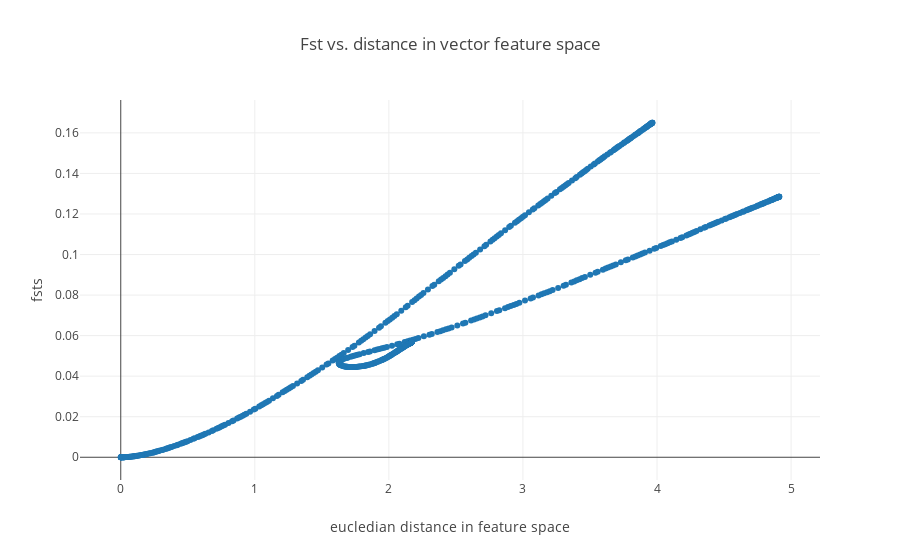

The notebook cell this image was saved under:
### Code cell
fig_data= [go.Scatter(
x= Distances_crawl,
y= Fsts_crawl,
mode= 'markers',
name= 'fst vs distances'
)
]

layout = go.Layout(
    title= 'Fst vs. distance in vector feature space',
    yaxis=dict(
        title='fsts'),
    xaxis=dict(
        title='eucledian distance in feature space')
)

fig= go.Figure(data=fig_data, layout=layout)
iplot(fig)

### Figure 1 — Plotly figure (JSON) as saved in the notebook; plotly's stock layout.template omitted (floating-point values rounded to 4 significant figures; data arrays with more than 128 entries replaced by an {"elided": "..."} marker saying what was removed)
{"data": [{"mode": "markers", "name": "fst vs distances", "type": "scatter", "uid": "92db9aaf-9c3e-4f1e-9f8a-f103cdd7691c", "x": {"elided": "870 float values"}, "y": {"elided": "870 float values"}}], "layout": {"title": "Fst vs. distance in vector feature space", "xaxis": {"title": "eucledian distance in feature space"}, "yaxis": {"title": "fsts"}}}
